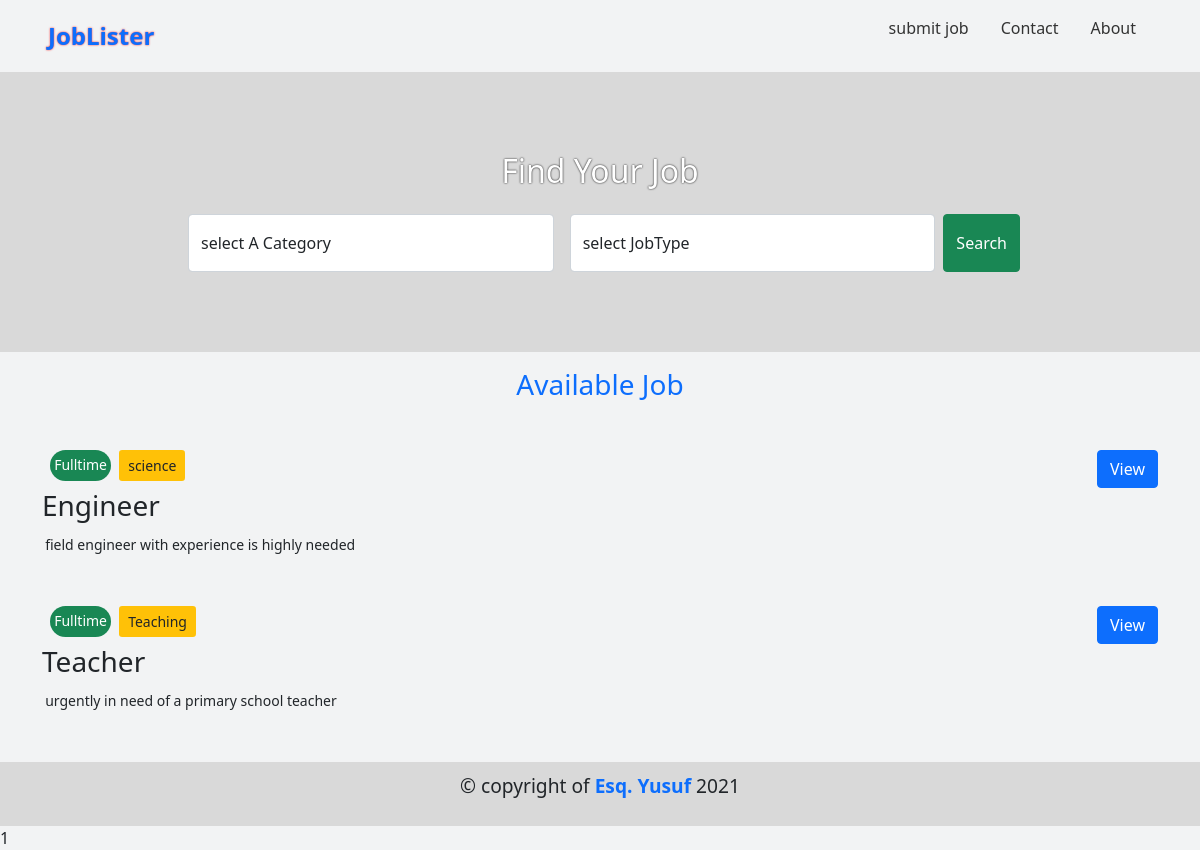
The page / on the database its author committed.
### tables this page shows
CREATE TABLE `jobs` (
  `id` int(10) UNSIGNED NOT NULL,
  `jobTitle` varchar(100) NOT NULL,
  `company` varchar(100) NOT NULL,
  `Location` varchar(100) NOT NULL,
  `salary` decimal(10,2) NOT NULL,
  `JobDesc` varchar(255) NOT NULL,
  `Address` varchar(255) NOT NULL,
  `phone` decimal(20,0) NOT NULL,
  `Email` varchar(100) NOT NULL,
  `Info` varchar(255) NOT NULL,
  `datePosted` datetime NOT NULL DEFAULT current_timestamp(),
  `cat_id` int(50) NOT NULL,
  `jobtype_id` int(10) UNSIGNED NOT NULL
);

CREATE TABLE `jobtype` (
  `id` int(10) UNSIGNED NOT NULL,
  `jobtype` varchar(50) NOT NULL
);

CREATE TABLE `categories` (
  `id` int(10) UNSIGNED NOT NULL,
  `name` varchar(100) NOT NULL
);

### lib/Template.php (called while the page is built, shortened)
<?php
  class Template{
    protected $temp;
    public function __construct($temp){
        $this->temp = $temp;
    }
    public function __toString(){
        return include basename($this->temp);
    }
 }
?>

### lib/Database.php (called while the page is built, shortened)
<?php
class Database{
    private $host = DB_HOST;
    private $user = DB_USER;
    private $db_name = DB_NAME;
    private $pwd = DB_PASS;
    private $dbh;
    private $stmt;
    public function __construct(){
        $dsn = "mysql:host=" .$this->host. ";dbname=" .$this->db_name;
        $options = array(
            PDO::ATTR_PERSISTENT => true,
            PDO::ATTR_ERRMODE => PDO::ERRMODE_EXCEPTION,
            PDO::ATTR_DEFAULT_FETCH_MODE => PDO::FETCH_OBJ
        );
        try {
            $this->dbh = new PDO($dsn, $this->user, $this->pwd, $options);
        } catch (PDOException $e) {
            $this->error = $e->getMessage();
        }
    }
    public function query($query){
      $this->stmt =  $this->dbh->prepare($query);
    }
    public function execute(){
        return $this->stmt->execute();
      }
      public function fetchResults(){
        $this->execute();
        return $this->stmt->fetchAll();
      }
}
?>

### lib/Job.php (called while the page is built, shortened)
<?php
class Job{
    public $db;
    public function __construct(){
        $this->db = new Database();
    }
    public function getCategories(){
        $this->db->query("SELECT * FROM categories");
      return  $this->db->fetchResults();
    }
    public function getJobType(){
        $this->db->query("SELECT * FROM jobtype");
      return  $this->db->fetchResults();
    }
    public function getJobs(){
        $this->db->query("SELECT jobs.*, categories.name AS cname, jobtype.jobtype AS jobType
        FROM jobs
        INNER JOIN categories ON jobs.cat_id = categories.id
        INNER JOIN jobtype ON jobs.jobtype_id = jobtype.id
        ORDER BY jobs.datePosted DESC
        ");
      return  $this->db->fetchResults();
    }
}
?>

### config/init.php (called while the page is built, shortened)
<?php
function autoLoader($className){
    return include "lib/" . $className . ".php";
}
?>

### temp/frontpage.php (the view, shortened to what this page needs)
<?php  require_once("inc/header.php"); ?>
<main id="main">
<div class="searchTab ">
    <h3 class="searchTab_title text-center text-capitalize pb-3 ">find your job</h3>
    <form action="index.php" method="GET" class="searchForm d-md-flex ">
    <select name="catSearch" id="" class="form-control mx-2 py-3">
        <option value="0">select A Category</option>
    </select>
    <select name="typeSearch" id="" class="form-control mx-2 py-3">
        <option value="0">select JobType</option>
    </select>
    <input type="submit" name="search" class="btn-success btn btn-md my-3 my-md-0" value="Search">
    </form>
</div>
<div class="listing ">
    <h3 class="text-center pt-3 text-primary">Available Job</h3>
    <?php
         if($getJobs){
            foreach ($getJobs as $job) {
                ?>
                <div class="container ">
                <div class="d-flex justify-content-between align-itmes-center my-5">
                    <div class="content">
                        <div class="d-flex flex-start">
                            <small class="bg-success btn btn-sm text-white mx-2"><?php echo $job->jobType; ?></small>
                            <span class="bg-warning btn btn-sm"><?php echo $job->cname; ?></span>
                        </div>
                        <p class="pt-2 h3"><?php  echo $job->jobTitle; ?></p>
                        <small class="desc"><?php echo $job->JobDesc; ?></small>
                    </div>
                    <div class="readbtn">
                        <a href="jobdet.php?id=<?php echo $job->id; ?>" class="btn btn-primary btn-md">View</a>
                    </div>
                </div>
                </div>
                <?php
            }
         }else{
            echo "<h5 class='text-warning text-center mt-3'>No Available Job !</h5>";
         }
    ?>
</div>
</main>
<?php  require_once("inc/footer.php"); ?>

### css/style.css (style rules this page uses)
* { margin: 0; padding: 0; font-family: var(--poppin), "Arial"; }
a { text-decoration: none!important; }
body { background-color: #f2f3f4!important; }
.searchTab { height: auto; display: grid; place-items: center; background-color: #d9d9d9; padding: 5rem 0; }
.searchTab_title { color: #fff; font-size: 2rem; text-shadow: 0 0 2px #000; }
.searchForm { width: 70%; }
.listing small, span { border-radius: 10rem; padding: .2rem; }
.listing .desc { display: -webkit-box!important; -webkit-line-clamp: 2!important; -webkit-box-orient: vertical!important; max-width: 20rem; overflow: hidden; text-overflow: ellipsis!important; }

### rows shown on the page
jobs: jobtype.jobtype "Fulltime", categories.name "science", jobTitle "Engineer", JobDesc "field engineer with experience is highly needed"
jobs: jobtype.jobtype "Fulltime", categories.name "Teaching", jobTitle "Teacher", JobDesc "urgently in need of a primary school teacher"
